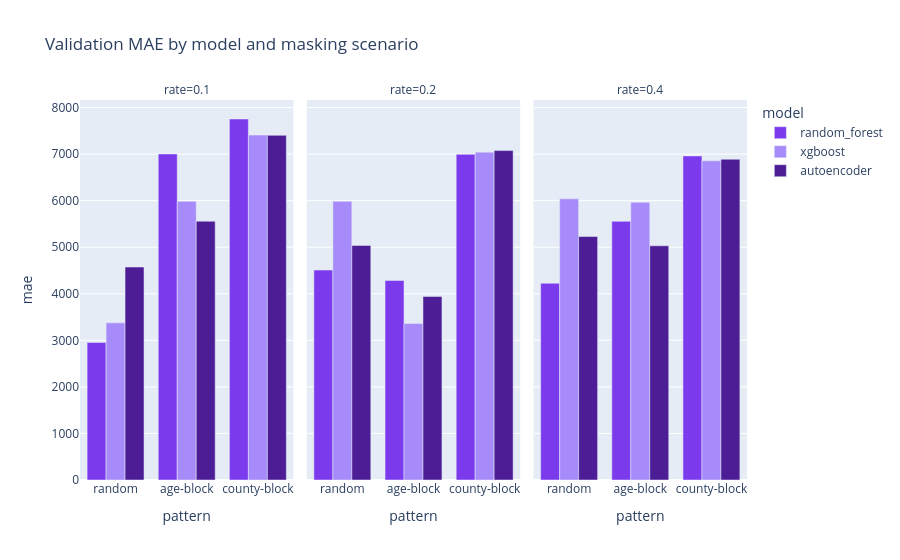

The cell this chart's notebook holds for it:
### Markdown cell above
### Understanding the selected-model diagnostics

Each row describes the selected random forest on one validation scenario. `counties` is the size of the validation split; `targets` counts the hidden cells actually scored and can cover fewer than seven counties. `mask_sha256` identifies the mask, and `cv_mae` is the grouped training-fold score.

- **MAE** is the average size of the errors, ignoring direction; here it ranges from about **2,953 to 7,754 persons per hidden cell**.
- **RMSE** gives larger errors more influence; it ranges from about **4,903 to 12,217**. **R²** compares squared errors with predicting the evaluation sample's mean: closer to 1 is better, and a negative value can occur.
- The `median_baseline` columns score a simple reference that predicts each age-sex value using only the training counties' median. Its MAE is lower in **three of nine scenarios**: age-block 10% and 20%, and county-block 40%.
- `bias` and the cost columns describe error direction and assumed costs, explained below.

These are validation results, not final test results or proof that the model will perform similarly in other years or counties.

### Code cell
model_charts = model_figures(outputs)
model_charts['validation'].show()

### Figure 1 — Plotly figure (JSON) as saved in the notebook; plotly's stock layout.template omitted (floating-point values rounded to 4 significant figures)
{"data": [{"alignmentgroup": "True", "hovertemplate": "model=random_forest<br>rate=0.1<br>pattern=%{x}<br>mae=%{y}<extra></extra>", "legendgroup": "random_forest", "marker": {"color": "#7C3AED", "pattern": {"shape": ""}}, "name": "random_forest", "offsetgroup": "random_forest", "orientation": "v", "showlegend": true, "textposition": "auto", "type": "bar", "x": ["random", "age-block", "county-block"], "xaxis": "x", "y": [2953.0, 7003.0, 7754.0], "yaxis": "y"}, {"alignmentgroup": "True", "hovertemplate": "model=random_forest<br>rate=0.2<br>pattern=%{x}<br>mae=%{y}<extra></extra>", "legendgroup": "random_forest", "marker": {"color": "#7C3AED", "pattern": {"shape": ""}}, "name": "random_forest", "offsetgroup": "random_forest", "orientation": "v", "showlegend": false, "textposition": "auto", "type": "bar", "x": ["random", "age-block", "county-block"], "xaxis": "x2", "y": [4509.0, 4286.0, 6994.0], "yaxis": "y2"}, {"alignmentgroup": "True", "hovertemplate": "model=random_forest<br>rate=0.4<br>pattern=%{x}<br>mae=%{y}<extra></extra>", "legendgroup": "random_forest", "marker": {"color": "#7C3AED", "pattern": {"shape": ""}}, "name": "random_forest", "offsetgroup": "random_forest", "orientation": "v", "showlegend": false, "textposition": "auto", "type": "bar", "x": ["random", "age-block", "county-block"], "xaxis": "x3", "y": [4226.0, 5556.0, 6960.0], "yaxis": "y3"}, {"alignmentgroup": "True", "hovertemplate": "model=xgboost<br>rate=0.1<br>pattern=%{x}<br>mae=%{y}<extra></extra>", "legendgroup": "xgboost", "marker": {"color": "#A78BFA", "pattern": {"shape": ""}}, "name": "xgboost", "offsetgroup": "xgboost", "orientation": "v", "showlegend": true, "textposition": "auto", "type": "bar", "x": ["random", "age-block", "county-block"], "xaxis": "x", "y": [3376.0, 5985.0, 7410.0], "yaxis": "y"}, {"alignmentgroup": "True", "hovertemplate": "model=xgboost<br>rate=0.2<br>pattern=%{x}<br>mae=%{y}<extra></extra>", "legendgroup": "xgboost", "marker": {"color": "#A78BFA", "pattern": {"shape": ""}}, "name": "xgboost", "offsetgroup": "xgboost", "orientation": "v", "showlegend": false, "textposition": "auto", "type": "bar", "x": ["random", "age-block", "county-block"], "xaxis": "x2", "y": [5986.0, 3360.0, 7041.0], "yaxis": "y2"}, {"alignmentgroup": "True", "hovertemplate": "model=xgboost<br>rate=0.4<br>pattern=%{x}<br>mae=%{y}<extra></extra>", "legendgroup": "xgboost", "marker": {"color": "#A78BFA", "pattern": {"shape": ""}}, "name": "xgboost", "offsetgroup": "xgboost", "orientation": "v", "showlegend": false, "textposition": "auto", "type": "bar", "x": ["random", "age-block", "county-block"], "xaxis": "x3", "y": [6040.0, 5964.0, 6856.0], "yaxis": "y3"}, {"alignmentgroup": "True", "hovertemplate": "model=autoencoder<br>rate=0.1<br>pattern=%{x}<br>mae=%{y}<extra></extra>", "legendgroup": "autoencoder", "marker": {"color": "#4C1D95", "pattern": {"shape": ""}}, "name": "autoencoder", "offsetgroup": "autoencoder", "orientation": "v", "showlegend": true, "textposition": "auto", "type": "bar", "x": ["random", "age-block", "county-block"], "xaxis": "x", "y": [4574.0, 5559.0, 7403.0], "yaxis": "y"}, {"alignmentgroup": "True", "hovertemplate": "model=autoencoder<br>rate=0.2<br>pattern=%{x}<br>mae=%{y}<extra></extra>", "legendgroup": "autoencoder", "marker": {"color": "#4C1D95", "pattern": {"shape": ""}}, "name": "autoencoder", "offsetgroup": "autoencoder", "orientation": "v", "showlegend": false, "textposition": "auto", "type": "bar", "x": ["random", "age-block", "county-block"], "xaxis": "x2", "y": [5038.0, 3941.0, 7075.0], "yaxis": "y2"}, {"alignmentgroup": "True", "hovertemplate": "model=autoencoder<br>rate=0.4<br>pattern=%{x}<br>mae=%{y}<extra></extra>", "legendgroup": "autoencoder", "marker": {"color": "#4C1D95", "pattern": {"shape": ""}}, "name": "autoencoder", "offsetgroup": "autoencoder", "orientation": "v", "showlegend": false, "textposition": "auto", "type": "bar", "x": ["random", "age-block", "county-block"], "xaxis": "x3", "y": [5229.0, 5030.0, 6889.0], "yaxis": "y3"}], "layout": {"annotations": [{"font": {}, "showarrow": false, "text": "rate=0.1", "x": 0.16, "xanchor": "center", "xref": "paper", "y": 1, "yanchor": "bottom", "yref": "paper"}, {"font": {}, "showarrow": false, "text": "rate=0.2", "x": 0.5, "xanchor": "center", "xref": "paper", "y": 1, "yanchor": "bottom", "yref": "paper"}, {"font": {}, "showarrow": false, "text": "rate=0.4", "x": 0.84, "xanchor": "center", "xref": "paper", "y": 1, "yanchor": "bottom", "yref": "paper"}], "barmode": "group", "legend": {"title": {"text": "model"}, "tracegroupgap": 0}, "title": {"text": "Validation MAE by model and masking scenario"}, "xaxis": {"anchor": "y", "domain": [0, 0.32], "title": {"text": "pattern"}}, "xaxis2": {"anchor": "y2", "domain": [0.34, 0.66], "matches": "x", "title": {"text": "pattern"}}, "xaxis3": {"anchor": "y3", "domain": [0.68, 1.0], "matches": "x", "title": {"text": "pattern"}}, "yaxis": {"anchor": "x", "domain": [0, 1], "title": {"text": "mae"}}, "yaxis2": {"anchor": "x2", "domain": [0, 1], "matches": "y", "showticklabels": false}, "yaxis3": {"anchor": "x3", "domain": [0, 1], "matches": "y", "showticklabels": false}}}
